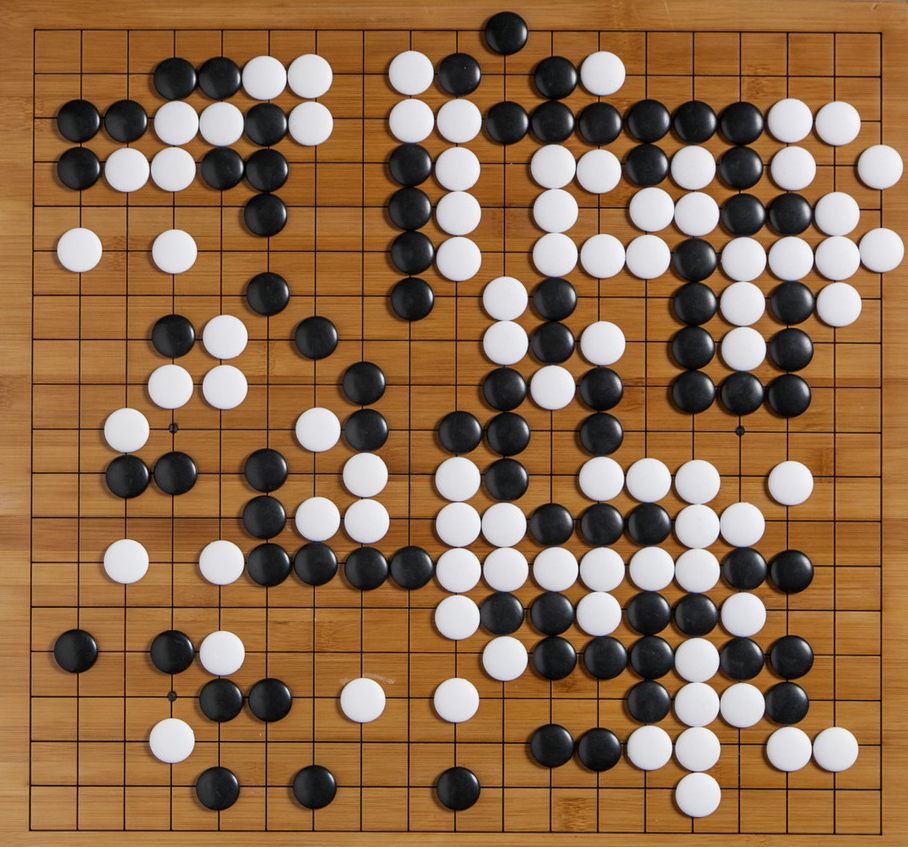
//> input picture ClassWork/Resources/go2.png, 908 x 847 px
$ ./Week_8   (built with g++ and OpenCV 4)
//> lines starting //> are read from the running program, lines starting //| are printed output that depends on the picture
#include <opencv2/imgcodecs.hpp>
#include <opencv2/imgproc.hpp>
#include <iostream>
#include <opencv2/highgui.hpp>

using namespace std;
using namespace cv;

int main() {
	Mat img = imread("Resources/go2.png", IMREAD_GRAYSCALE);
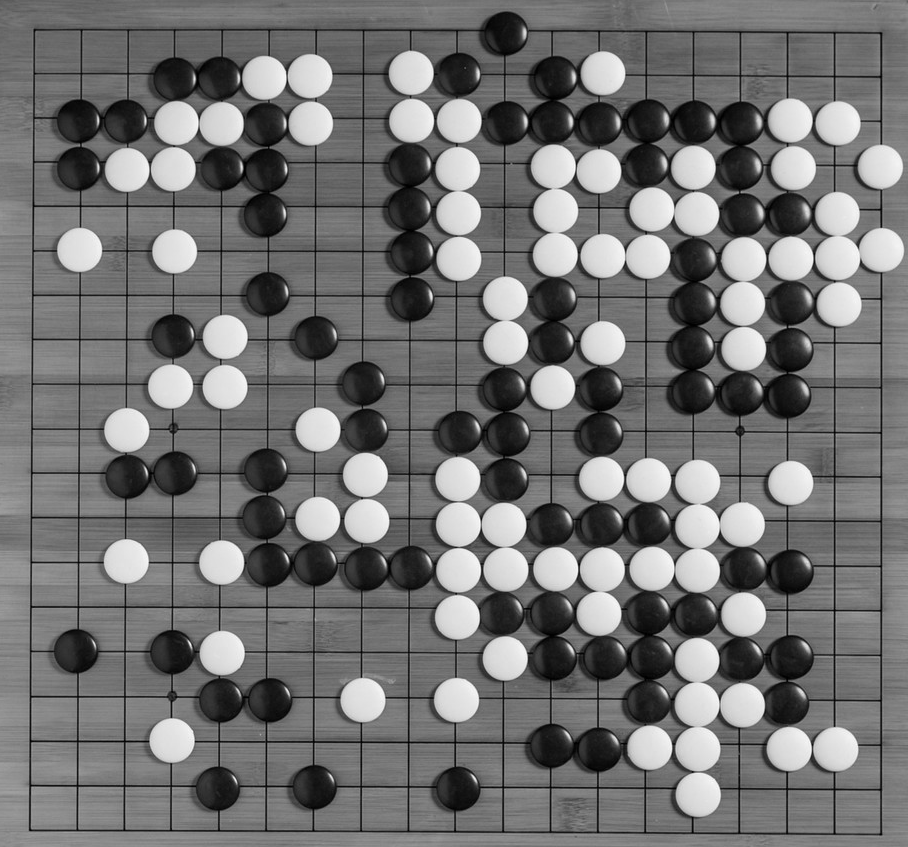
//> img: 847 rows x 908 cols, CV_8UC1; min 0, max 254, mean 114.3
	imshow("img", img);
	vector<Vec3f> circles;
	HoughCircles(img, circles, HOUGH_GRADIENT, 2, 10.0, 80, 40, 22, 24);
//> circles = 160 circles (x, y, radius), first 12: [697, 749, 22.7], [553, 167, 22.8], [835, 749, 22.8], [457, 617, 22.4], [649, 747, 22.8], [697, 705, 22.8], [789, 749, 22.8], [457, 479, 22.8], [505, 299, 22.8], [691, 305, 22.8], [503, 525, 22.8], [555, 211, 22.8]
	Mat canvas;
	cvtColor(img, canvas, COLOR_GRAY2BGR);
	Scalar for_black_stone(255, 0, 0);
	Scalar for_white_stone(0, 0, 255);
	for (Vec3f c : circles) {
		if(img.at<uchar>(Point(c[0],c[1])) > 128) {
			circle(canvas, Point(c[0], c[1]), c[2], for_white_stone, 2);
		}
		else {
			circle(canvas, Point(c[0], c[1]), c[2], for_black_stone, 2);
		}
	}
//> this loop made 160 passes
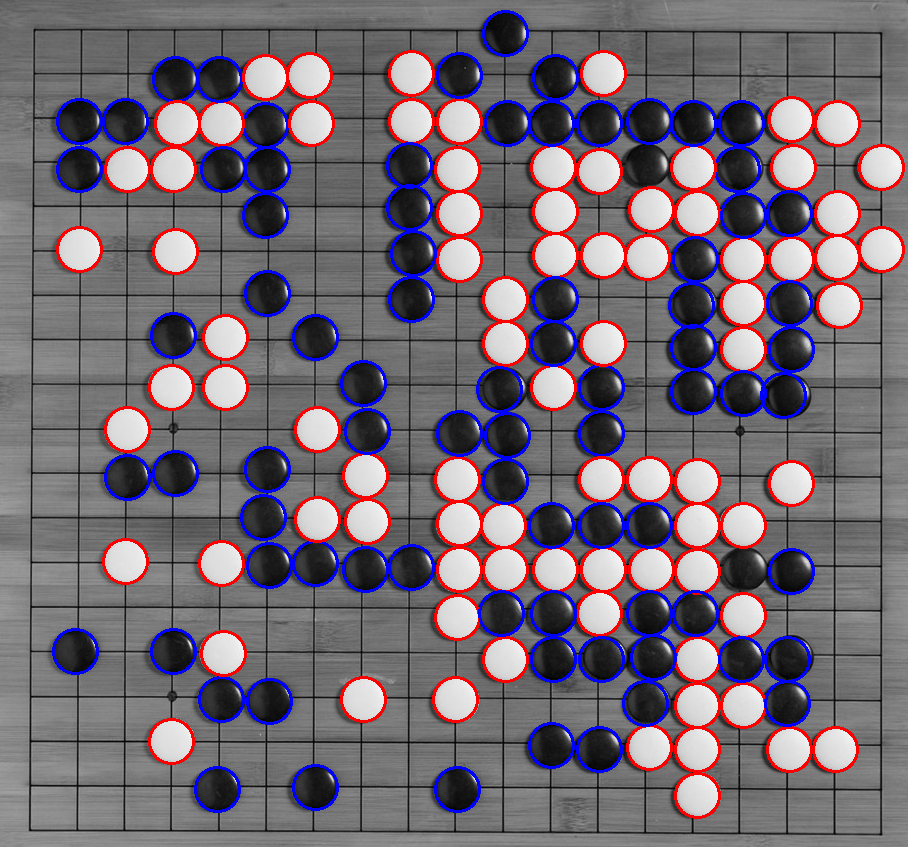
//> canvas: 847 rows x 908 cols, CV_8UC3; mean B, G, R 116.1, 105.2, 116.3
	imshow("circles", canvas);
	waitKey();
	return 0;
}

$ run again, with ClassWork/Resources/color.png copied over ClassWork/Resources/go2.png
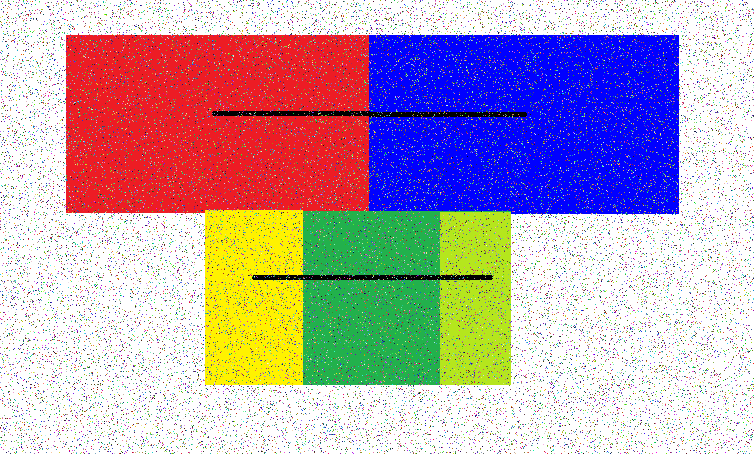
//> input picture ClassWork/Resources/color.png, 754 x 454 px
//> `Mat img = imread("Resources/go2.png", IMREAD_GRAYSCALE);`:
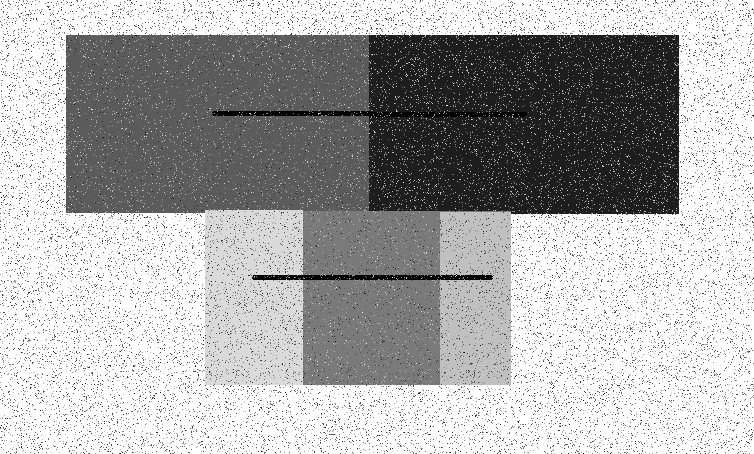
//> img: 454 rows x 754 cols, CV_8UC1; min 0, max 255, mean 173.6
//> circles = empty
